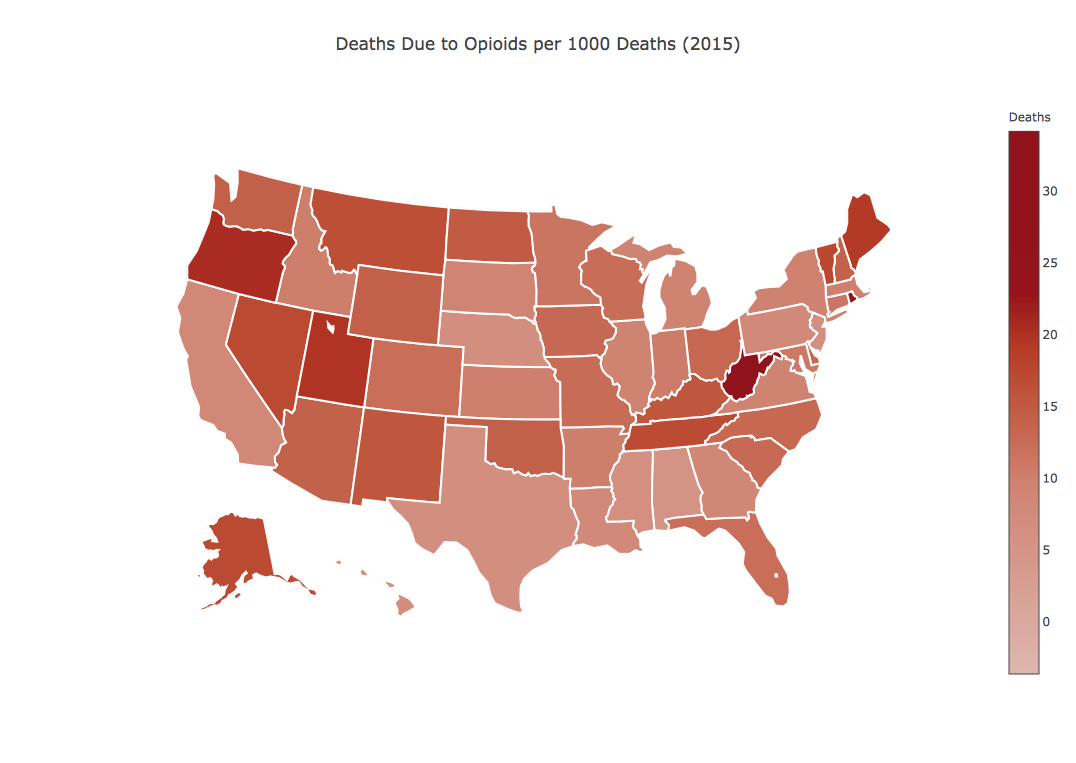

Write Python code to recreate this figure.
# Get this figure: fig = py.get_figure("https://plot.ly/~bbs2133/3/")
# Get this figure's data: data = py.get_figure("https://plot.ly/~bbs2133/3/").get_data()
# Add data to this figure: py.plot(Data([Scatter(x=[1, 2], y=[2, 3])]), filename ="plot22", fileopt="extend")
# Get z data of first trace: z1 = py.get_figure("https://plot.ly/~bbs2133/3/").get_data()[0]["z"]

# Get figure documentation: https://plot.ly/python/get-requests/
# Add data documentation: https://plot.ly/python/file-options/

# If you're using unicode in your file, you may need to specify the encoding.
# You can reproduce this figure in Python with the following code!

# Learn about API authentication here: https://plot.ly/python/getting-started
# Find your api_key here: https://plot.ly/settings/api

import plotly.plotly as py
from plotly.graph_objs import *
py.sign_in('username', 'api_key')
trace1 = {
  "z": ["5.4", "17.1", "14", "10.2", "8.3", "12.4", "11.3", "13", "12.4", "8.6", "7.1", "10.2", "9.6", "10.5", "13", "10.1", "15.6", "7.9", "19.2", "11.1", "10.1", "9.6", "11.5", "6.4", "12.7", "16.5", "6.9", "17.1", "14.1", "6.6", "15.6", "9.7", "13.2", "14.9", "13.3", "14.2", "20.6", "7.9", "23.7", "12.9", "9", "17", "6.6", "19.8", "17.4", "9.5", "14.3", "36.2", "12.5", "14.3"], 
  "autocolorscale": False, 
  "colorbar": {"title": "Deaths"}, 
  "colorscale": [
    [0, "rgb(222, 183, 175)"], [0.35, "rgb(207, 131, 113)"], [0.5, "rgb(192, 88, 64)"], [0.6, "rgb(182, 59, 37)"], [0.7, "rgb(150, 19, 27)"], [1, "rgb(144, 19, 28)], 
  "locationmode": "USA-states", 
  "locations": ["AL", "AK", "AZ", "AR", "CA", "CO", "CT", "DE", "FL", "GA", "HI", "ID", "IL", "IN", "IA", "KS", "KY", "LA", "ME", "MD", "MA", "MI", "MN", "MS", "MO", "MT", "NE", "NV", "NH", "NJ", "NM", "NY", "NC", "ND", "OH", "OK", "OR", "PA", "RI", "SC", "SD", "TN", "TX", "UT", "VT", "VA", "WA", "WV", "WI", "WY"], 
  "locationssrc": "bbs2133:2:6cfaea", 
  "marker": {"line": {
      "color": "rgb(255,255,255)", 
      "width": 2
    }}, 
  "name": "z", 
  "reversescale": False, 
  "text": ["AL", "AK", "AZ", "AR", "CA", "CO", "CT", "DE", "FL", "GA", "HI", "ID", "IL", "IN", "IA", "KS", "KY", "LA", "ME", "MD", "MA", "MI", "MN", "MS", "MO", "MT", "NE", "NV", "NH", "NJ", "NM", "NY", "NC", "ND", "OH", "OK", "OR", "PA", "RI", "SC", "SD", "TN", "TX", "UT", "VT", "VA", "WA", "WV", "WI", "WY", "", "", "", "", "", "", "", "", "", "", "", "", "", "", "", "", "", "", "", "", "", "", "", "", "", "", "", "", "", "", "", "", "", "", "", "", "", "", "", "", "", "", "", "", "", "", "", "", "", "", "", "", "", "", "", "", "", "", "", "", "", "", "", "", "", "", "", "", "", "", "", "", "", "", "", "", "", "", "", "", "", "", "", "", "", "", "", "", "", "", "", "", "", "", "", "", "", "", "", "", "", "", "", "", "", "", "", "", "", "", "", "", "", "", "", "", "", "", "", "", "", "", "", "", "", "", "", "", "", "", "", "", "", "", "", "", "", "", "", "", "", "", "", "", "", "", "", "", "", "", "", "", "", "", "", "", "", "", "", "", "", "", "", "", "", "", "", "", "", "", "", "", "", "", "", "", "", "", "", "", "", "", "", "", "", "", "", "", "", "", "", "", "", "", "", "", "", "", "", "", "", "", "", "", "", "", "", "", "", "", "", "", "", "", "", "", "", "", "", "", "", "", "", "", "", "", "", "", "", "", "", "", "", "", "", "", "", "", "", "", "", "", "", "", "", "", "", "", "", "", "", "", "", "", "", "", "", "", "", "", "", "", "", "", "", "", "", "", "", "", "", "", "", "", "", "", "", "", "", "", "", "", "", "", "", "", "", "", "", "", "", "", "", "", "", "", "", "", "", "", "", "", "", "", "", "", "", "", "", "", "", "", "", "", "", "", "", "", "", "", "", "", "", "", "", "", "", "", "", "", "", "", "", "", "", "", "", "", "", "", "", "", "", "", "", "", "", "", "", "", "", "", "", "", "", "", "", "", "", "", "", "", "", "", "", "", "", "", "", "", "", "", "", "", "", "", "", "", "", "", "", "", "", "", "", "", "", "", "", "", "", "", "", "", "", "", "", "", "", "", "", "", "", "", "", "", "", "", "", "", "", "", "", "", "", "", "", "", "", "", "", "", "", "", "", "", "", "", "", "", "", "", "", "", "", "", "", "", "", "", "", "", "", "", "", "", "", "", "", "", "", "", "", "", "", "", "", "", "", "", "", "", "", "", "", "", "", "", "", "", "", "", "", "", "", "", "", "", "", "", "", "", "", "", "", "", "", "", "", "", "", "", "", "", "", "", "", "", "", "", "", "", "", "", "", "", "", "", "", "", "", "", "", "", "", "", "", "", "", "", "", "", "", "", "", "", "", "", "", "", "", "", "", "", "", "", "", "", "", "", "", "", "", "", "", "", "", "", "", "", "", "", "", "", "", "", "", "", "", "", "", "", "", "", "", "", "", "", "", "", "", "", "", "", "", "", "", "", "", "", "", "", "", "", "", "", "", "", "", "", "", "", "", "", "", "", "", "", "", "", "", "", "", "", "", "", "", "", "", "", "", "", "", "", "", "", "", "", "", "", "", "", "", "", "", "", "", "", "", "", "", "", "", "", "", "", "", "", "", "", "", "", "", "", "", "", "", "", "", "", "", "", "", "", "", "", "", "", "", "", "", "", "", "", "", "", "", "", "", "", "", "", "", "", "", "", "", "", "", "", "", "", "", "", "", "", "", "", "", "", "", "", "", "", "", "", "", "", "", "", "", "", "", "", "", "", "", "", "", "", "", "", "", "", "", "", "", "", "", "", "", "", "", "", "", "", "", "", "", "", "", "", "", "", "", "", "", "", "", "", "", "", "", "", "", "", "", "", "", "", "", "", "", "", "", "", "", "", "", "", "", "", "", "", "", "", "", "", "", "", "", "", "", "", "", "", "", "", "", "", "", "", "", "", "", "", "", "", "", "", "", "", "", "", "", "", "", "", "", "", "", "", "", "", "", "", "", "", "", "", "", "", "", "", "", "", "", "", "", "", "", "", "", "", "", "", "", "", "", "", "", "", "", "", "", "", "", "", "", "", "", "", "", "", "", "", "", "", "", "", "", "", "", "", "", "", "", "", "", "", "", "", "", "", "", "", "", "", "", "", "", "", "", "", "", "", "", "", "", "", "", "", "", "", "", "", "", "", "", "", "", "", "", "", "", "", "", "", "", "", "", "", "", "", "", "", "", "", "", "", "", "", "", "", "", "", "", "", "", "", "", "", "", "", "", "", "", "", "", "", "", "", "", "", "", "", "", "", "", "", "", "", "", "", "", "", "", "", "", "", "AL", "AK", "AZ", "AR", "CA", "CO", "CT", "DE", "FL", "GA", "HI", "ID", "IL", "IN", "IA", "KS", "KY", "LA", "ME", "MD", "MA", "MI", "MN", "MS", "MO", "MT", "NE", "NV", "NH", "NJ", "NM", "NY", "NC", "ND", "OH", "OK", "OR", "PA", "RI", "SC", "SD", "TN", "TX", "UT", "VT", "VA", "WA", "WV", "WI", "WY", "", "", "", "", "", "", "", "", "", "", "", "", "", "", "", "", "", "", "", "", "", "", "", "", "", "", "", "", "", "", "", "", "", "", "", "", "", "", "", "", "", "", "", "", "", "", "", "", "", "", "", "", "", "", "", "", "", "", "", "", "", "", "", "", "", "", "", "", "", "", "", "", "", "", "", "", "", "", "", "", "", "", "", "", "", "", "", "", "", "", "", "", "", "", "", "", "", "", "", "", "", "", "", "", "", "", "", "", "", "", "", "", "", "", "", "", "", "", "", "", "", "", "", "", "", "", "", "", "", "", "", "", "", "", "", "", "", "", "", "", "", "", "", "", "", "", "", "", "", "", "", "", "", "", "", "", "", "", "", "", "", "", "", "", "", "", "", "", "", "", "", "", "", "", "", "", "", "", "", "", "", "", "", "", "", "", "", "", "", "", "", "", "", "", "", "", "", "", "", "", "", "", "", "", "", "", "", "", "", "", "", "", "", "", "", "", "", "", "", "", "", "", "", "", "", "", "", "", "", "", "", "", "", "", "", "", "", "", "", "", "", "", "", "", "", "", "", "", "", "", "", "", "", "", "", "", "", "", "", "", "", "", "", "", "", "", "", "", "", "", "", "", "", "", "", "", "", "", "", "", "", "", "", "", "", "", "", "", "", "", "", "", "", "", "", "", "", "", "", "", "", "", "", "", "", "", "", "", "", "", "", "", "", "", "", "", "", "", "", "", "", "", "", "", "", "", "", "", "", "", "", "", "", "", "", "", "", "", "", "", "", "", "", "", "", "", "", "", "", "", "", "", "", "", "", "", "", "", "", "", "", "", "", "", "", "", "", "", "", "", "", "", "", "", "", "", "", "", "", "", "", "", "", "", "", "", "", "", "", "", "", "", "", "", "", "", "", "", "", "", "", "", "", "", "", "", "", "", "", "", "", "", "", "", "", "", "", "", "", "", "", "", "", "", "", "", "", "", "", "", "", "", "", "", "", "", "", "", "", "", "", "", "", "", "", "", "", "", "", "", "", "", "", "", "", "", "", "", "", "", "", "", "", "", "", "", "", "", "", "", "", "", "", "", "", "", "", "", "", "", "", "", "", "", "", "", "", "", "", "", "", "", "", "", "", "", "", "", "", "", "", "", "", "", "", "", "", "", "", "", "", "", "", "", "", "", "", "", "", "", "", "", "", "", "", "", "", "", "", "", "", "", "", "", "", "", "", "", "", "", "", "", "", "", "", "", "", "", "", "", "", "", "", "", "", "", "", "", "", "", "", "", "", "", "", "", "", "", "", "", "", "", "", "", "", "", "", "", "", "", "", "", "", "", "", "", "", "", "", "", "", "", "", "", "", "", "", "", "", "", "", "", "", "", "", "", "", "", "", "", "", "", "", "", "", "", "", "", "", "", "", "", "", "", "", "", "", "", "", "", "", "", "", "", "", "", "", "", "", "", "", "", "", "", "", "", "", "", "", "", "", "", "", "", "", "", "", "", "", "", "", "", "", "", "", "", "", "", "", "", "", "", "", "", "", "", "", "", "", "", "", "", "", "", "", "", "", "", "", "", "", "", "", "", "", "", "", "", "", "", "", "", "", "", "", "", "", "", "", "", "", "", "", "", "", "", "", "", "", "", "", "", "", "", "", "", "", "", "", "", "", "", "", "", "", "", "", "", "", "", "", "", "", "", "", "", "", "", "", "", "", "", "", "", "", "", "", "", "", "", "", "", "", "", "", "", "", "", "", "", "", "", "", "", "", "", "", "", "", "", "", "", "", "", "", "", "", "", "", "", "", "", "", "", "", "", "", "", "", "", "", "", "", "", "", "", "", "", "", "", "", "", "", "", "", "", "", "", "", "", "", "", "", "", "", "", "", "", "", "", "", "", "", "", "", "", "", "", "", "", "", "", "", "", "", "", "", "", "", "", "", "", "", "", "", "", "", "", "", "", "", "", "", "", "", "", "", "", "", "", "", "", "", "", "", "", "", "", "", "", "", "", "", "", "", "", "", "", "", "", "", "", "", "", "", "", "", "", "", "", "", "", "", "", "", "", "", "", "", "", "", "", "", "", "", "", "", "", "", "", "", "", "", "", "", "", "", "", "", "", "", "", "", "", "", "", "", "", "", "", "", "", "", "", "", "", "", "", "", "", "AL", "AK", "AZ", "AR", "CA", "CO", "CT", "DE", "FL", "GA", "HI", "ID", "IL", "IN", "IA", "KS", "KY", "LA", "ME", "MD", "MA", "MI", "MN", "MS", "MO", "MT", "NE", "NV", "NH", "NJ", "NM", "NY", "NC", "ND", "OH", "OK", "OR", "PA", "RI", "SC", "SD", "TN", "TX", "UT", "VT", "VA", "WA", "WV", "WI", "WY", "", "", "", "", "", "", "", "", "", "", "", "", "", "", "", "", "", "", "", "", "", "", "", "", "", "", "", "", "", "", "", "", "", "", "", "", "", "", "", "", "", "", "", "", "", "", "", "", "", "", "", "", "", "", "", "", "", "", "", "", "", "", "", "", "", "", "", "", "", "", "", "", "", "", "", "", "", "", "", "", "", "", "", "", "", "", "", "", "", "", "", "", "", "", "", "", "", "", "", "", "", "", "", "", "", "", "", "", "", "", "", "", "", "", "", "", "", "", "", "", "", "", "", "", "", "", "", "", "", "", "", "", "", "", "", "", "", "", "", "", "", "", "", "", "", "", "", "", "", "", "", "", "", "", "", "", "", "", "", "", "", "", "", "", "", "", "", "", "", "", "", "", "", "", "", "", "", "", "", "", "", "", "", "", "", "", "", "", "", "", "", "", "", "", "", "", "", "", "", "", "", "", "", "", "", "", "", "", "", "", "", "", "", "", "", "", "", "", "", "", "", "", "", "", "", "", "", "", "", "", "", "", "", "", "", "", "", "", "", "", "", "", "", "", "", "", "", "", "", "", "", "", "", "", "", "", "", "", "", "", "", "", "", "", "", "", "", "", "", "", "", "", "", "", "", "", "", "", "", "", "", "", "", "", "", "", "", "", "", "", "", "", "", "", "", "", "", "", "", "", "", "", "", "", "", "", "", "", "", "", "", "", "", "", "", "", "", "", "", "", "", "", "", "", "", "", "", "", "", "", "", "", "", "", "", "", "", "", "", "", "", "", "", "", "", "", "", "", "", "", "", "", "", "", "", "", "", "", "", "", "", "", "", "", "", "", "", "", "", "", "", "", "", "", "", "", "", "", "", "", "", "", "", "", "", "", "", "", "", "", "", "", "", "", "", "", "", "", "", "", "", "", "", "", "", "", "", "", "", "", "", "", "", "", "", "", "", "", "", "", "", "", "", "", "", "", "", "", "", "", "", "", "", "", "", "", "", "", "", "", "", "", "", "", "", "", "", "", "", "", "", "", "", "", "", "", "", "", "", "", "", "", "", "", "", "", "", "", "", "", "", "", "", "", "", "", "", "", "", "", "", "", "", "", "", "", "", "", "", "", "", "", "", "", "", "", "", "", "", "", "", "", "", "", "", "", "", "", "", "", "", "", "", "", "", "", "", "", "", "", "", "", "", "", "", "", "", "", "", "", "", "", "", "", "", "", "", "", "", "", "", "", "", "", "", "", "", "", "", "", "", "", "", "", "", "", "", "", "", "", "", "", "", "", "", "", "", "", "", "", "", "", "", "", "", "", "", "", "", "", "", "", "", "", "", "", "", "", "", "", "", "", "", "", "", "", "", "", "", "", "", "", "", "", "", "", "", "", "", "", "", "", "", "", "", "", "", "", "", "", "", "", "", "", "", "", "", "", "", "", "", "", "", "", "", "", "", "", "", "", "", "", "", "", "", "", "", "", "", "", "", "", "", "", "", "", "", "", "", "", "", "", "", "", "", "", "", "", "", "", "", "", "", "", "", "", "", "", "", "", "", "", "", "", "", "", "", "", "", "", "", "", "", "", "", "", "", "", "", "", "", "", "", "", "", "", "", "", "", "", "", "", "", "", "", "", "", "", "", "", "", "", "", "", "", "", "", "", "", "", "", "", "", "", "", "", "", "", "", "", "", "", "", "", "", "", "", "", "", "", "", "", "", "", "", "", "", "", "", "", "", "", "", "", "", "", "", "", "", "", "", "", "", "", "", "", "", "", "", "", "", "", "", "", "", "", "", "", "", "", "", "", "", "", "", "", "", "", "", "", "", "", "", "", "", "", "", "", "", "", "", "", "", "", "", "", "", "", "", "", "", "", "", "", "", "", "", "", "", "", "", "", "", "", "", "", "", "", "", "", "", "", "", "", "", "", "", "", "", "", "", "", "", "", "", "", "", "", "", "", "", "", "", "", "", "", "", "", "", "", "", "", "", "", "", "", "", "", "", "", "", "", "", "", "", "", "", "", "", "", "", "", "", "", "", "", "", "", "", "", "", "", "", "", "", "", "", "", "", "", "", "", "", "", "", "", "", "", "", "", "", "", "", "", "", "", "", "", "", "", "", "", "", "", "", "", "", "", "", "", "", "", "", "", "", "", "", "", "", "", "AL", "AK", "AZ", "AR", "CA", "CO", "CT", "DE", "FL", "GA", "HI", "ID", "IL", "IN", "IA", "KS", "KY", "LA", "ME", "MD", "MA", "MI", "MN", "MS", "MO", "MT", "NE", "NV", "NH", "NJ", "NM", "NY", "NC", "ND", "OH", "OK", "OR", "PA", "RI", "SC", "SD", "TN", "TX", "UT", "VT", "VA", "WA", "WV", "WI", "WY", "", "", "", "", "", "", "", "", "", "", "", "", "", "", "", "", "", "", "", "", "", "", "", "", "", "", "", "", "", "", "", "", "", "", "", "", "", "", "", "", "", "", "", "", "", "", "", "", "", "", "", "", "", "", "", "", "", "", "", "", "", "", "", "", "", "", "", "", "", "", "", "", "", "", "", "", "", "", "", "", "", "", "", "", "", "", "", "", "", "", "", "", "", "", "", "", "", "", "", "", "", "", "", "", "", "", "", "", "", "", "", "", "", "", "", "", "", "", "", "", "", "", "", "", "", "", "", "", "", "", "", "", "", "", "", "", "", "", "", "", "", "", "", "", "", "", "", "", "", "", "", "", "", "", "", "", "", "", "", "", "", "", "", "", "", "", "", "", "", "", "", "", "", "", "", "", "", "", "", "", "", "", "", "", "", "", "", "", "", "", "", "", "", "", "", "", "", "", "", "", "", "", "", "", "", "", "", "", "", "", "", "", "", "", "", "", "", "", "", "", "", "", "", "", "", "", "", "", "", "", "", "", "", "", "", "", "", "", "", "", "", "", "", "", "", "", "", "", "", "", "", "", "", "", "", "", "", "", "", "", "", "", "", "", "", "", "", "", "", "", "", "", "", "", "", "", "", "", "", "", "", "", "", "", "", "", "", "", "", "", "", "", "", "", "", "", "", "", "", "", "", "", "", "", "", "", "", "", "", "", "", "", "", "", "", "", "", "", "", "", "", "", "", "", "", "", "", "", "", "", "", "", "", "", "", "", "", "", "", "", "", "", "", "", "", "", "", "", "", "", "", "", "", "", "", "", "", "", "", "", "", "", "", "", "", "", "", "", "", "", "", "", "", "", "", "", "", "", "", "", "", "", "", "", "", "", "", "", "", "", "", "", "", "", "", "", "", "", "", "", "", "", "", "", "", "", "", "", "", "", "", "", "", "", "", "", "", "", "", "", "", "", "", "", "", "", "", "", "", "", "", "", "", "", "", "", "", "", "", "", "", "", "", "", "", "", "", "", "", "", "", "", "", "", "", "", "", "", "", "", "", "", "", "", "", "", "", "", "", "", "", "", "", "", "", "", "", "", "", "", "", "", "", "", "", "", "", "", "", "", "", "", "", "", "", "", "", "", "", "", "", "", "", "", "", "", "", "", "", "", "", "", "", "", "", "", "", "", "", "", "", "", "", "", "", "", "", "", "", "", "", "", "", "", "", "", "", "", "", "", "", "", "", "", "", "", "", "", "", "", "", "", "", "", "", "", "", "", "", "", "", "", "", "", "", "", "", "", "", "", "", "", "", "", "", "", "", "", "", "", "", "", "", "", "", "", "", "", "", "", "", "", "", "", "", "", "", "", "", "", "", "", "", "", "", "", "", "", "", "", "", "", "", "", "", "", "", "", "", "", "", "", "", "", "", "", "", "", "", "", "", "", "", "", "", "", "", "", "", "", "", "", "", "", "", "", "", "", "", "", "", "", "", "", "", "", "", "", "", "", "", "", "", "", "", "", "", "", "", "", "", "", "", "", "", "", "", "", "", "", "", "", "", "", "", "", "", "", "", "", "", "", "", "", "", "", "", "", "", "", "", "", "", "", "", "", "", "", "", "", "", "", "", "", "", "", "", "", "", "", "", "", "", "", "", "", "", "", "", "", "", "", "", "", "", "", "", "", "", "", "", "", "", "", "", "", "", "", "", "", "", "", "", "", "", "", "", "", "", "", "", "", "", "", "", "", "", "", "", "", "", "", "", "", "", "", "", "", "", "", "", "", "", "", "", "", "", "", "", "", "", "", "", "", "", "", "", "", "", "", "", "", "", "", "", "", "", "", "", "", "", "", "", "", "", "", "", "", "", "", "", "", "", "", "", "", "", "", "", "", "", "", "", "", "", "", "", "", "", "", "", "", "", "", "", "", "", "", "", "", "", "", "", "", "", "", "", "", "", "", "", "", "", "", "", "", "", "", "", "", "", "", "", "", "", "", "", "", "", "", "", "", "", "", "", "", "", "", "", "", "", "", "", "", "", "", "", "", "", "", "", "", "", "", "", "", "", "", "", "", "", "", "", "", "", "", "", "", "", "", "", "", "", "", "", "", "", "", "", "", "", "", "", "", "", "", "", "", "", "", "", "", "", "", "", "", "", "", "", "", "AL", "AK", "AZ", "AR", "CA", "CO", "CT", "DE", "FL", "GA", "HI", "ID", "IL", "IN", "IA", "KS", "KY", "LA", "ME", "MD", "MA", "MI", "MN", "MS", "MO", "MT", "NE", "NV", "NH", "NJ", "NM", "NY", "NC", "ND", "OH", "OK", "OR", "PA", "RI", "SC", "SD", "TN", "TX", "UT", "VT", "VA", "WA", "WV", "WI", "WY"], 
  "textsrc": "bbs2133:2:b8a8d5", 
  "type": "choropleth", 
  "uid": "4c0444", 
  "zauto": False, 
  "zmax": 34.2, 
  "zmin": -3.6, 
  "zsrc": "bbs2133:2:9777c7"
}
data = Data([trace1])
layout = {
  "autosize": True, 
  "geo": {
    "lakecolor": "rgb(255, 255, 255)", 
    "projection": {
      "scale": 1, 
      "type": "albers usa"
    }, 
    "scope": "usa", 
    "showlakes": True
  }, 
  "hovermode": "closest", 
  "title": "Deaths Due to Opioids per 1000 Deaths (2015)"
}
fig = Figure(data=data, layout=layout)
plot_url = py.plot(fig)
